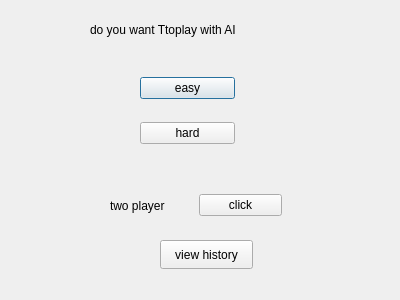
<?xml version="1.0" encoding="UTF-8"?>
<ui version="4.0">
 <class>Dialog1</class>
 <widget class="QDialog" name="Dialog1">
  <property name="geometry">
   <rect>
    <x>0</x>
    <y>0</y>
    <width>400</width>
    <height>300</height>
   </rect>
  </property>
  <property name="windowTitle">
   <string>Dialog</string>
  </property>
  <widget class="QLabel" name="label">
   <property name="geometry">
    <rect>
     <x>90</x>
     <y>20</y>
     <width>191</width>
     <height>20</height>
    </rect>
   </property>
   <property name="text">
    <string>do you want Ttoplay with AI</string>
   </property>
  </widget>
  <widget class="QWidget" name="layoutWidget">
   <property name="geometry">
    <rect>
     <x>140</x>
     <y>60</y>
     <width>95</width>
     <height>103</height>
    </rect>
   </property>
   <layout class="QVBoxLayout" name="verticalLayout">
    <item>
     <widget class="QPushButton" name="pushButton_AI_easy">
      <property name="text">
       <string>easy</string>
      </property>
     </widget>
    </item>
    <item>
     <widget class="QPushButton" name="pushButton_AI_hard">
      <property name="text">
       <string>hard</string>
      </property>
     </widget>
    </item>
   </layout>
  </widget>
  <widget class="QWidget" name="layoutWidget">
   <property name="geometry">
    <rect>
     <x>110</x>
     <y>190</y>
     <width>172</width>
     <height>31</height>
    </rect>
   </property>
   <layout class="QHBoxLayout" name="horizontalLayout">
    <item>
     <widget class="QLabel" name="label_2">
      <property name="text">
       <string>two player</string>
      </property>
     </widget>
    </item>
    <item>
     <widget class="QPushButton" name="pushButton_two_player">
      <property name="text">
       <string>click</string>
      </property>
     </widget>
    </item>
   </layout>
  </widget>
  <widget class="QPushButton" name="pushButton_history">
   <property name="geometry">
    <rect>
     <x>160</x>
     <y>240</y>
     <width>93</width>
     <height>29</height>
    </rect>
   </property>
   <property name="text">
    <string>view history</string>
   </property>
  </widget>
 </widget>
 <resources/>
 <connections/>
</ui>
